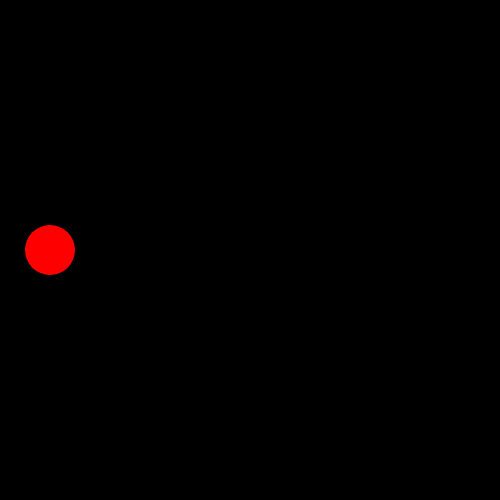
Frame 1 (no input)
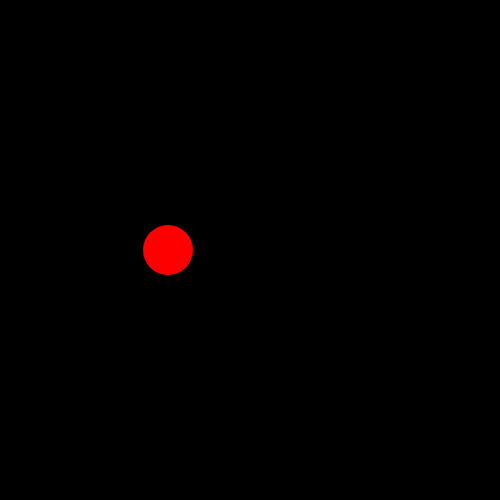
Frame 60 (no input)
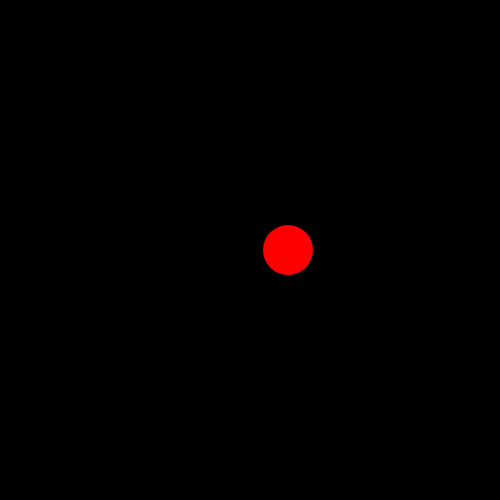
Frame 120 (the mouse pressed at the canvas centre since frame 60)

The p5.js sketch that drew these frames (run headless with seeded random() and noise() and a simulated clock; from frame 60 on, the mouse is pressed at the canvas centre):

// p5.js sketch
// ── sketch.js
//グローバル変数
let x; //x座標
let speedX; //スピード

//初期設定
function setup() {
  createCanvas(500, 500);
  x = 50; //xの初期位置
  speedX = 2; //スピードの値
}

//メインループ
function draw() {
  background(0);
  noStroke();
  fill(255, 0, 0);
  ellipse(x, 250, 50);
  x = x + speedX; // xの現在地にスピードの値を足していく
}
